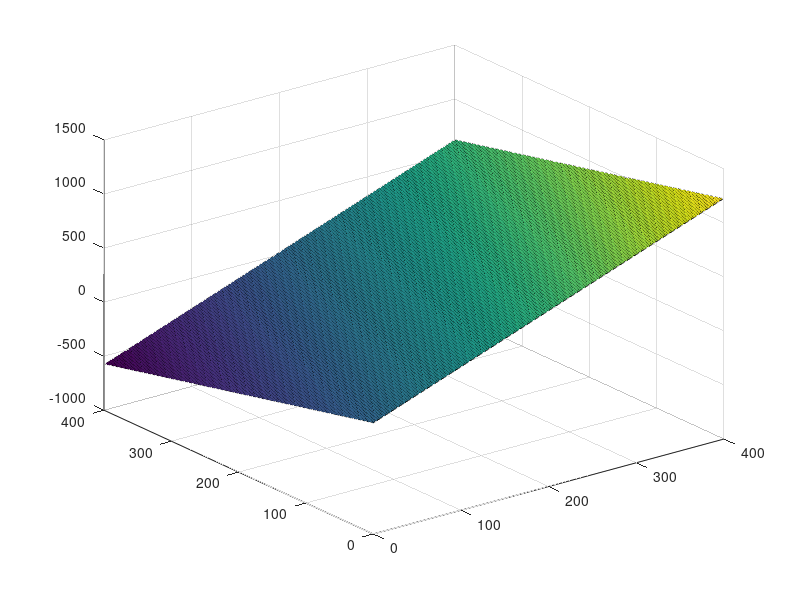

The MATLAB script that drew this image:
clear all
close all

a=3;
b=-1.5;
c=22;
cont=1;

for x=1:400
    for y=1:400
        plane(y,x)=a*x+b*y+c; % +randn*20
        X(cont)=x;
        Y(cont)=y;
        cont=cont+1;
    end
end

surf(plane)

A=[X' Y' ones(length(X),1)];

noisy_plane=plane+randn(400)*80;

Z=reshape(noisy_plane,400*400,1);
p=regress(Z,A);
